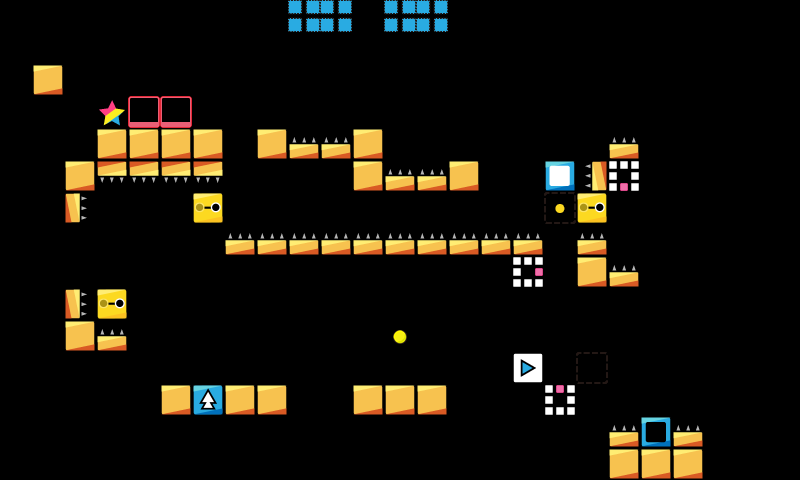

This is a level from a 2D game, rendered from its Tiled map with the project's own tilesets. A one-line summary and the map file follow, with tile-layer data summarised:
An orthogonal 25x15 tile map with 32x32 px tiles, 1 tile layer (map).

<map version="1.0" orientation="orthogonal" renderorder="right-down" width="25" height="15" tilewidth="32" tileheight="32" nextobjectid="7">
 <properties>
  <property name="ad" value="false" />
 </properties>
 <tileset firstgid="1" name="map_tiles" tilewidth="32" tileheight="32">
  <image source="../../img/map_tiles.png" width="480" height="480" />
 </tileset>
 <layer name="map" width="25" height="15">
  <data>[375 cells, 72 non-empty, 17 distinct tile ids]</data>
 </layer>
 <objectgroup name="Object Layer 1" />
</map>
